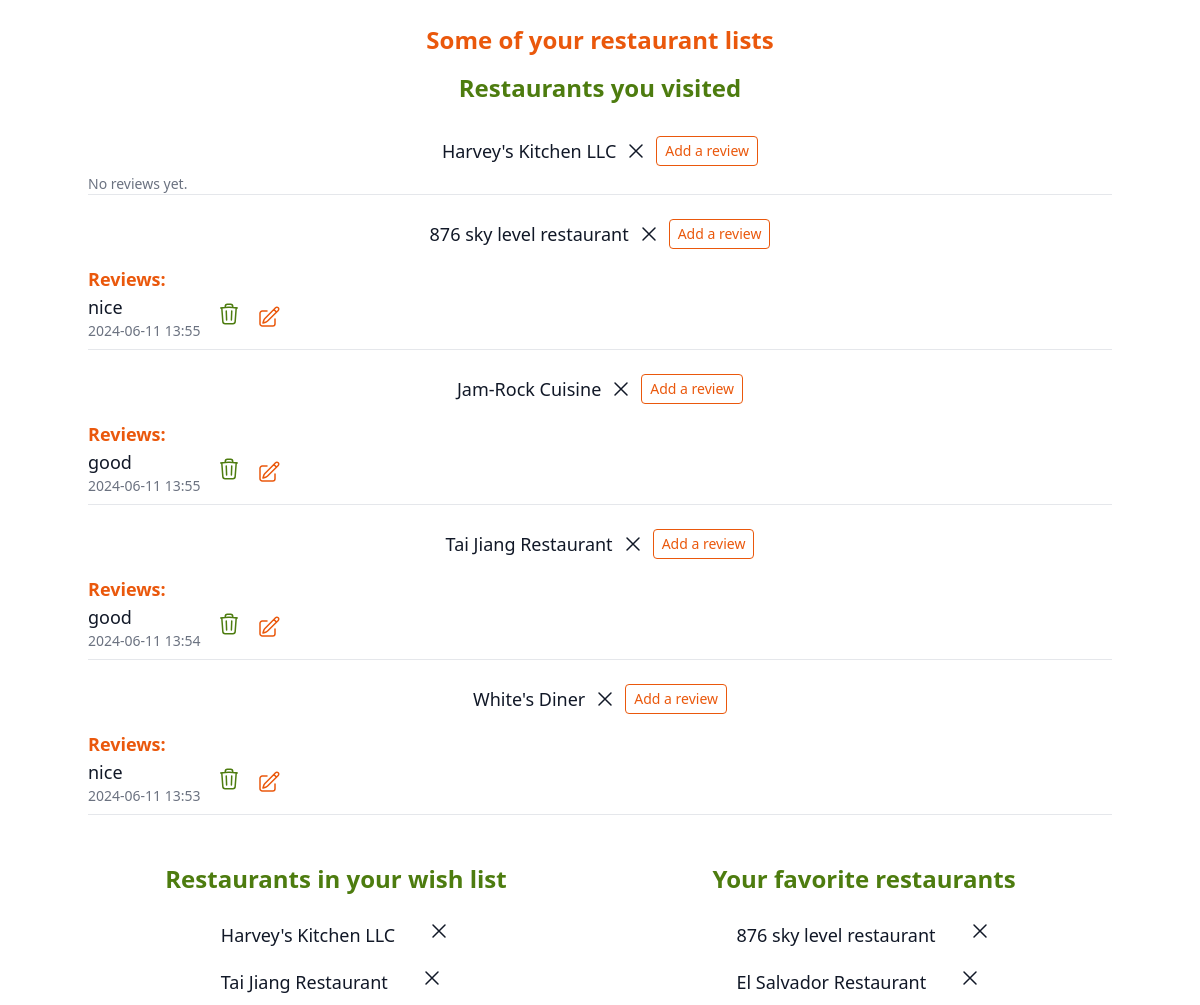
The app's page /my_lists/4 with its own data.
### models.py (models this page shows)
class VisitedRestaurants(db.Model):
    __tablename__ = "visited_restaurants"
    id = db.Column(
        db.Integer,
        primary_key=True
    )
    user_id = db.Column(
        db.Integer,
        db.ForeignKey('users.id', ondelete='cascade')
    )
    restaurant_id = db.Column(
        db.Integer,
        db.ForeignKey('restaurants.id', ondelete='cascade')
    )
    restaurant = db.relationship('Restaurant', backref='visited_by')

class Restaurant(db.Model):
    __tablename__ = 'restaurants'
    id = db.Column(
        db.Integer,
        primary_key=True
    )
    name = db.Column(
        db.Text,
        nullable=False,
    )
    address = db.Column(
        db.Text,
    )
    photos = db.Column(
        db.Text,
    )
    reviews = db.relationship('Review', backref= 'restaurant')
    __table_args__ = (db.UniqueConstraint('name', 'address', name='_name_address_uc'),)

class Review(db.Model):
    __tablename__ = 'reviews'
    id = db.Column(
        db.Integer,
        primary_key=True
    )
    user_id = db.Column(
        db.Integer,
        db.ForeignKey('users.id', ondelete='cascade'),
        nullable = False
    )
    restaurant_id = db.Column(
        db.Integer,
        db.ForeignKey('restaurants.id', ondelete='cascade')
    )
    content = db.Column(
        db.Text,
        nullable = False
    )
    timestamp = db.Column(
        MyDateTime,
        nullable=False,
        default=datetime.now,
    )

class WishlistRestaurants(db.Model):
    __tablename__ = 'wishlist_restaurants'
    id = db.Column(
        db.Integer,
        primary_key=True
    )
    user_id = db.Column(
        db.Integer,
        db.ForeignKey('users.id', ondelete='cascade')
    )
    restaurant_id = db.Column(
        db.Integer,
        db.ForeignKey('restaurants.id', ondelete='cascade')
    )
    restaurant = db.relationship('Restaurant', backref='wishlisted_by')

class Favorites(db.Model):
    __tablename__ = 'favorites'
    id = db.Column(
        db.Integer,
        primary_key=True
    )
    user_id = db.Column(
        db.Integer,
        db.ForeignKey('users.id', ondelete='cascade')
    )
    restaurant_id = db.Column(
        db.Integer,
        db.ForeignKey('restaurants.id', ondelete='cascade'),
    )
    restaurant = db.relationship('Restaurant', backref='favorited_by')

### app.py (the view)
@app.route('/my_lists/<int:user_id>')
def show_my_lists(user_id):
    user = User.query.get_or_404(user_id)
    favorites = Favorites.query.filter_by(user_id=user.id).all()
    wishlisted = WishlistRestaurants.query.filter_by(user_id=user.id).all()
    visited = VisitedRestaurants.query.filter_by(user_id=user.id).all()
    review_form = ReviewForm()
    visited_with_reviews = [(visit, Review.query.filter_by(user_id=user.id, restaurant_id=visit.restaurant_id).all()) for visit in visited]
    return render_template("page_my_lists.html", user = user, favorites = favorites, visited = visited, wishlisted = wishlisted, visited_with_reviews=visited_with_reviews, review_form = review_form)

### app.py (called while the page is built)
@app.before_request
def add_user_to_g():
    if CURR_USER_KEY in session:
        g.user = User.query.get(session[CURR_USER_KEY])
    else:
        g.user = None

@app.after_request
def add_header(req):
    req.headers["Cache-Control"] = "no-cache, no-store, must-revalidate"
    req.headers["Pragma"] = "no-cache"
    req.headers["Expires"] = "0"
    req.headers['Cache-Control'] = 'public, max-age=0'
    return req

### templates/page_my_lists.html (shortened to what this page needs)
{% extends "base.html" %} {% block content %}
<div class="max-w-5xl mx-auto">
  <div class="w-full flex flex-col mt-6">
    {% if not visited and not wishlisted and not favorites %}
    <p class="text-center text-lime-800 font-semibold text-2xl">Look up some restaurants and add them to your lists</p>
    {% else %}
    <p class="text-center text-orange-600 font-semibold text-2xl mb-4">Some of your restaurant lists</p>
    {% endif %}
<div class="w-full">
  {% if visited %}
  <div class="mx-auto w-full inline-flex items-center flex-col">
    <h3 class="text-2xl font-bold text-lime-700 mb-4">
      Restaurants you visited
    </h3>
    <ul class="w-full">
      {% for visit, reviews in visited_with_reviews %}
      <li class="text-lg font-medium text-gray-900 flex flex-col py-2">
        <div class="flex space-x-2 items-center justify-center">
          <p class="">{{ visit.restaurant.name }}</p>
 <form
 action="{{ url_for('delete_visited', restaurant_id=visit.restaurant.id) }}"
 method="POST"
 class="flex items-center"
>
 <button type="submit" class="bg-transparent border-0">
   <svg xmlns="http://www.w3.org/2000/svg" fill="none" viewBox="0 0 24 24" stroke-width="1.5" stroke="currentColor" class="size-6">
     <path stroke-linecap="round" stroke-linejoin="round" d="M6 18 18 6M6 6l12 12" />
   </svg>
 </button>
</form>
        <button type="button"
        id="add-review-btn-{{ visit.restaurant.id }}"
        class="w-3/2 self-center my-2 bg-white border border-orange-600 text-orange-600 text-sm  font-medium py-1 px-2 rounded focus:outline-none focus:shadow-outline">
        Add a review
    </button>
          </div>
        {% if reviews %}
        <div class="reviews mt-2">
          <h4 class="text-medium font-semibold text-orange-600">Reviews:</h4>
          {% for review in reviews %}
          <div class="review mb-2 flex space-x-4 items-center">
            <div class="review-name-content">
              <p class="review-content">{{ review.content }}</p>
            <p class="review-timestamp text-sm text-gray-500">{{ review.timestamp.strftime('%Y-%m-%d %H:%M') }}</p>
            </div>
 <form action="{{ url_for('delete_review', review_id=review.id) }}" method="POST">
 <button type="submit" class="bg-transparent border-0">
 </button>
</form>
<button type="button" id="edit-review-btn-{{ review.id }}" class="bg-transparent border-0">
</button>
          </div>
          {% endfor %}
        </div>
        {% else %}
        <p class="no-reviews text-sm text-gray-500">No reviews yet.</p>
        {% endif %}
        <hr />
      </li>
      {% endfor %}
    </ul>
  </div>
  {% endif %}
</div>
<div class="flex space-x-8 mt-10">
<div class="w-full ">
  {% if wishlisted %}
  <div class="mx-auto w-full inline-flex items-center flex-col">
    <h3 class="text-2xl font-bold text-lime-700 mb-4">
      Restaurants in your wish list
    </h3>
    <ul class="">
      {% for wish in wishlisted %}
      <li class="text-lg font-medium text-gray-900 flex items-center py-2">
        {{ wish.restaurant.name }}
        <div
          class="svg-elements flex space-x-2 items-center justify-center ml-8"
        >
          <form
            action="{{ url_for('delete_wishlist', restaurant_id=wish.restaurant.id) }}"
            method="POST"
          >
            <button type="submit" class="bg-transparent border-0">
              <svg xmlns="http://www.w3.org/2000/svg" fill="none" viewBox="0 0 24 24" stroke-width="1.5" stroke="currentColor" class="size-6">
                <path stroke-linecap="round" stroke-linejoin="round" d="M6 18 18 6M6 6l12 12" />
              </svg>
            </button>
          </form>
        </div>
      </li>
      {% endfor %}
    </ul>
  </div>
  {% endif %}
</div>
<div class="w-full">
  {% if favorites %}
  <div class="mx-auto w-full inline-flex items-center flex-col">
    <h3 class="text-2xl font-bold text-lime-700 mb-4">
      Your favorite restaurants
    </h3>
    <ul class="">
      {% for fav in favorites %}
      <li class="text-lg font-medium text-gray-900 flex items-center py-2">
        {{fav.restaurant.name}}
        <div
          class="svg-elements flex space-x-2 items-center justify-center ml-8"
        >
          <form
            action="{{ url_for('delete_favorite', restaurant_id=fav.restaurant.id) }}"
            method="POST"
          >
            <button type="submit" class="bg-transparent border-0">
              <svg xmlns="http://www.w3.org/2000/svg" fill="none" viewBox="0 0 24 24" stroke-width="1.5" stroke="currentColor" class="size-6">
                <path stroke-linecap="round" stroke-linejoin="round" d="M6 18 18 6M6 6l12 12" />
              </svg>
            </button>
          </form>
        </div>
      </li>
      {% endfor %}
    </ul>
  </div>
  {% endif %}
</div>
</div>
</div>
{% endblock %}

### templates/base.html (shortened to what this page needs)
<!DOCTYPE html>
<html lang="en">
  <head>
    <link rel="stylesheet" href="/static/stylesheets/output.css" />
  </head>
  <body>
    {% block content %} {% endblock %}
  </body>
</html>

### records on screen
VisitedRestaurants: restaurant.name "Harvey's Kitchen LLC", shows "No reviews yet."
VisitedRestaurants: restaurant.name "876 sky level restaurant"
Review: content "nice", timestamp "2024-06-11 13:55"
VisitedRestaurants: restaurant.name "Jam-Rock Cuisine"
Review: content "good", timestamp "2024-06-11 13:55"
VisitedRestaurants: restaurant.name "Tai Jiang Restaurant"
Review: content "good", timestamp "2024-06-11 13:54"
VisitedRestaurants: restaurant.name "White's Diner"
Review: content "nice", timestamp "2024-06-11 13:53"
WishlistRestaurants: restaurant.name "Harvey's Kitchen LLC"
WishlistRestaurants: restaurant.name "Tai Jiang Restaurant"
Favorites: restaurant.name "876 sky level restaurant"
Favorites: restaurant.name "El Salvador Restaurant"
